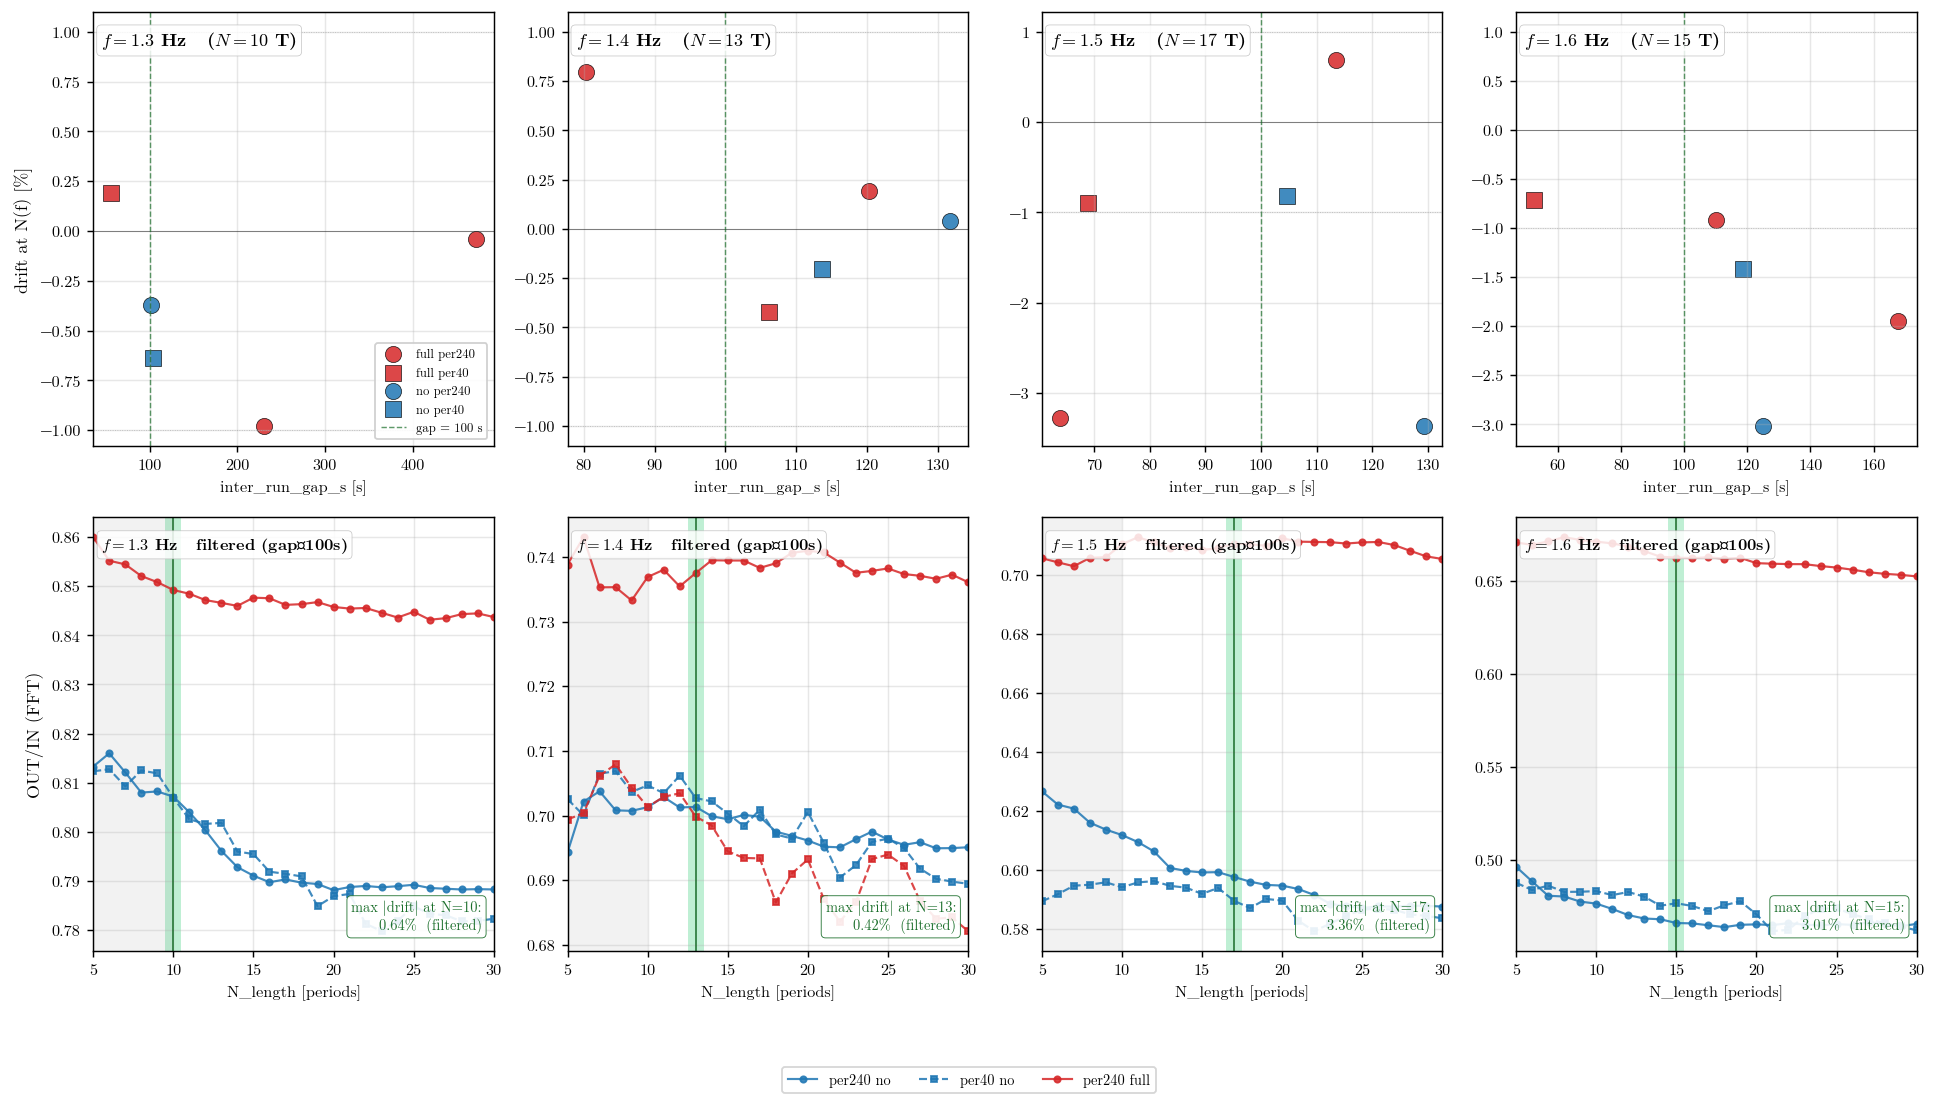

Write the Python code that produced this figure.
"""
Window stability proof — gap-filtered version.
================================================

Companion to `window_stability_proof.py`. That figure showed drift at
chosen N(f) per (f, wind, run_type) aggregated across all canonical
runs. At 1.5 and 1.6 Hz the per240 nowind cell drifted by ~3 %, which
the user hypothesized was driven by insufficient inter-run wait time
(`inter_run_gap_s`).

This script tests that hypothesis directly:

  Top row    — drift-vs-gap scatter for all canonical runs, all 4 freqs.
               One point per run; x = inter_run_gap_s; y = drift at
               chosen N(f) relative to N=5–10 flat-region median.
               Colour by frequency, marker by (wind, run_type).

  Bottom row — same 4 stability panels as window_stability_proof.py,
               but with runs filtered to inter_run_gap_s >= GAP_MIN_S.
               Drift annotations recomputed on the filtered cohort.

If the user's hypothesis holds, the scatter shows |drift| dropping as
gap grows, and the filtered stability panels show drift collapsing
below ~1 % at every cell.

Outputs:
    analysis_scratch/window_stability_with_gap.pdf
    analysis_scratch/window_stability_with_gap.png
    analysis_scratch/window_stability_with_gap.csv

Run from repo root:
    /opt/anaconda3/envs/draumkvedet/bin/python analysis_scratch/window_stability_with_gap.py
"""

import sys
import warnings
from pathlib import Path

warnings.filterwarnings("ignore")

import numpy as np
import pandas as pd
import matplotlib

matplotlib.use("Agg")
import matplotlib.pyplot as plt

BASE = Path(__file__).resolve().parent.parent
sys.path.insert(0, str(BASE))

import os
os.chdir(BASE)

from wavescripts.improved_data_loader import load_analysis_data, load_processed_dfs
from wavescripts.plot_utils import apply_thesis_style, WIND_COLOR_MAP
from wavescripts.constants import c_group, HG

apply_thesis_style()

# ── Config ──────────────────────────────────────────────────────────────
FS                 = 250.0
FFT_BAND_HZ        = 0.05
THESIS_FREQS       = [1.3, 1.4, 1.5, 1.6]
TARGET_AMP         = 0.2
PER240_THRESHOLD_T = 50

IN_PROBES          = ["9373/170", "9373/340"]
OUT_PROBE          = "12400/250"
PROBE_R_M          = {"9373/170": 9.373, "9373/340": 9.373, "12400/250": 12.400}
TANK_DEPTH_M       = HG.TANK_DEPTH_M

N_OFFSET_FIXED     = 10
N_LENGTH_LOOKUP    = {1.3: 10, 1.4: 13, 1.5: 17, 1.6: 15}
N_LENGTH_RANGE     = list(range(5, 31))
FLAT_REGION_NS     = (5, 10)

# Gap filter — minimum inter-run gap in seconds for "well-rested"
GAP_MIN_S          = 100.0

# Frequency colours for the scatter
FREQ_COLOR = {1.3: "#1F77B4", 1.4: "#2CA02C", 1.5: "#FF7F0E", 1.6: "#D62728"}

PROCESSED_DIRS = [
    Path("waveprocessed/PROCESSED-20260326-ProbePos4_31_FPV_2-tett6roof-under9Mooring-height100-lowrange"),
    Path("waveprocessed/PROCESSED-20260327-ProbePos4_31_FPV_2-tett6roof-under9Mooring30-height100-lowrange"),
]

SCRATCH_DIR = Path(__file__).parent
OUT_PDF = SCRATCH_DIR / "window_stability_with_gap.pdf"
OUT_PNG = SCRATCH_DIR / "window_stability_with_gap.png"
OUT_CSV = SCRATCH_DIR / "window_stability_with_gap.csv"


# ── Helpers ─────────────────────────────────────────────────────────────
def fft_amp(seg, target_hz, fs=FS, band_hz=FFT_BAND_HZ):
    N = len(seg)
    if N < 4:
        return np.nan
    s = np.asarray(seg, dtype=float).copy()
    if np.isnan(s).any():
        idx = np.arange(N); good = ~np.isnan(s)
        if good.sum() < N * 0.9:
            return np.nan
        s = np.interp(idx, idx[good], s[good])
    freqs = np.fft.fftfreq(N, d=1.0 / fs)
    pos   = freqs > 0
    pos_f = freqs[pos]
    mask  = (pos_f >= target_hz - band_hz) & (pos_f <= target_hz + band_hz)
    if not mask.any():
        j = int(np.argmin(np.abs(pos_f - target_hz)))
    else:
        local = int(np.argmin(np.abs(pos_f[mask] - target_hz)))
        j = np.where(mask)[0][local]
    return float(2.0 * np.abs(np.fft.fft(s)[pos])[j] / N)


def get_eta(df, pos):
    for col in (f"eta_{pos}_interp", f"eta_{pos}"):
        if col in df.columns:
            return df[col].to_numpy(dtype=float)
    return None


def can_in(df):
    sigs = [get_eta(df, p) for p in IN_PROBES]
    sigs = [s for s in sigs if s is not None]
    if not sigs:
        return None
    nmin = min(len(s) for s in sigs)
    return np.nanmean(np.vstack([s[:nmin] for s in sigs]), axis=0)


def amp_window(sig, start_s, length_s, target_hz, fs=FS):
    s_idx = int(round(start_s * fs))
    e_idx = s_idx + int(round(length_s * fs))
    if s_idx < 0 or e_idx > len(sig):
        return np.nan
    return fft_amp(sig[s_idx:e_idx], target_hz)


# ── Load ────────────────────────────────────────────────────────────────
print("1. Loading meta + processed_dfs (canon March-2026 lowrange) …")
combined_meta, _, _, _ = load_analysis_data(*PROCESSED_DIRS, load_processed=False)
processed_dfs = load_processed_dfs(*PROCESSED_DIRS)
print(f"   meta: {len(combined_meta)} rows · processed_dfs: {len(processed_dfs)} runs")


def select_canon(target_freq):
    f_col = pd.to_numeric(combined_meta["WaveFrequencyInput [Hz]"], errors="coerce")
    a_col = pd.to_numeric(combined_meta["WaveAmplitudeInput [Volt]"], errors="coerce")
    mask = (
        np.isclose(f_col, target_freq, atol=0.02)
        & np.isclose(a_col, TARGET_AMP, atol=0.01)
        & (combined_meta["PanelCondition"] == "full")
        & (combined_meta["quality_flag"] == "ok")
    )
    sub = combined_meta[mask].copy()
    sub["N_input_periods"] = pd.to_numeric(sub["WavePeriodInput"], errors="coerce")
    sub["run_type"] = np.where(sub["N_input_periods"] >= PER240_THRESHOLD_T, "per240", "per40")
    return sub


# ── Sweep N_length per run, compute per-run drift at chosen N(f) ────────
print("\n2. Sweeping N_length per run + computing per-run drift …")
records_curve = []     # (run × N) rows for plot
records_drift = []     # one row per run for scatter

for f in THESIS_FREQS:
    sel = select_canon(f)
    Nc = N_LENGTH_LOOKUP[f]
    t_arr_in  = PROBE_R_M[IN_PROBES[0]]  / c_group(f, TANK_DEPTH_M)
    t_arr_out = PROBE_R_M[OUT_PROBE]     / c_group(f, TANK_DEPTH_M)
    start_in  = t_arr_in  + N_OFFSET_FIXED / f
    start_out = t_arr_out + N_OFFSET_FIXED / f

    for _, r in sel.iterrows():
        df = processed_dfs.get(r["path"])
        if df is None:
            continue
        sig_in  = can_in(df)
        sig_out = get_eta(df, OUT_PROBE)
        if sig_in is None or sig_out is None:
            continue

        # OUT/IN(N) curve for this run
        outin = {}
        for N in N_LENGTH_RANGE:
            length_s = N / f
            ai = amp_window(sig_in,  start_in,  length_s, f)
            ao = amp_window(sig_out, start_out, length_s, f)
            ratio = ao / ai if (np.isfinite(ai) and ai > 0) else np.nan
            outin[N] = ratio
            records_curve.append({
                "freq_hz":   f,
                "wind":      r["WindCondition"],
                "run_type":  r["run_type"],
                "path":      r["path"],
                "gap_s":     float(r.get("inter_run_gap_s", np.nan)),
                "N_length":  N,
                "OUT_IN":    ratio,
            })

        # Per-run drift at chosen N vs flat-region median
        flat_vals = [outin[k] for k in range(FLAT_REGION_NS[0], FLAT_REGION_NS[1] + 1)
                     if np.isfinite(outin.get(k, np.nan))]
        if not flat_vals:
            continue
        ref = float(np.median(flat_vals))
        chosen = outin.get(Nc, np.nan)
        if not np.isfinite(chosen) or ref == 0:
            continue
        drift_pct = (chosen - ref) / ref * 100.0
        records_drift.append({
            "freq_hz":   f,
            "wind":      r["WindCondition"],
            "run_type":  r["run_type"],
            "path":      r["path"],
            "gap_s":     float(r.get("inter_run_gap_s", np.nan)),
            "N_chosen":  Nc,
            "ref":       ref,
            "val":       float(chosen),
            "drift_pct": drift_pct,
        })

curve_df = pd.DataFrame(records_curve)
drift_df = pd.DataFrame(records_drift)
print(f"   {len(curve_df)} (run × N) sweep points; {len(drift_df)} per-run drift values")


# ── Aggregate per (f, wind, run_type, N) — ALL runs vs FILTERED ─────────
def agg_per_cond(df_in):
    return df_in.groupby(["freq_hz", "wind", "run_type", "N_length"]).agg(
        OUT_IN_med=("OUT_IN", "median"),
        OUT_IN_std=("OUT_IN", "std"),
        n=("OUT_IN", "size"),
    ).reset_index()


agg_all      = agg_per_cond(curve_df)
filtered     = curve_df[curve_df["gap_s"] >= GAP_MIN_S]
agg_filtered = agg_per_cond(filtered)

print(f"\n3. Filtering at gap >= {GAP_MIN_S} s …")
print(f"   ALL runs:      {curve_df['path'].nunique()} runs")
print(f"   FILTERED runs: {filtered['path'].nunique()} runs")
dropped_runs = set(curve_df["path"].unique()) - set(filtered["path"].unique())
print(f"   Dropped {len(dropped_runs)} runs with gap < {GAP_MIN_S} s")


# ── Drift recompute on FILTERED cohort ─────────────────────────────────
print("\n4. Drift on filtered cohort:")
print(f"  {'f':<5} {'wind':<5} {'run_type':<8} {'N':<4} {'all':<10} {'filtered':<10} {'n_filt':<6}")
print("  " + "─" * 60)

drift_summary = []
for f in THESIS_FREQS:
    Nc = N_LENGTH_LOOKUP[f]
    for wind in ("no", "full"):
        for rt in ("per240", "per40"):
            for label, agg in [("all", agg_all), ("filt", agg_filtered)]:
                sub = agg[(agg["freq_hz"] == f)
                          & (agg["wind"] == wind)
                          & (agg["run_type"] == rt)]
                if sub.empty:
                    continue
                flat = sub[(sub["N_length"] >= FLAT_REGION_NS[0])
                           & (sub["N_length"] <= FLAT_REGION_NS[1])]
                if flat.empty:
                    continue
                ref = float(flat["OUT_IN_med"].median())
                row = sub[sub["N_length"] == Nc]
                if row.empty:
                    continue
                val = float(row["OUT_IN_med"].iloc[0])
                if not np.isfinite(ref) or ref == 0:
                    continue
                drift_pct = (val - ref) / ref * 100.0
                n_filt = int(row["n"].iloc[0])
                drift_summary.append({
                    "f": f, "wind": wind, "rt": rt, "N": Nc,
                    "label": label, "drift_pct": drift_pct, "n": n_filt,
                })
            # Print one combined row per (f, wind, rt)
            row_all  = next((d for d in drift_summary
                             if d["f"] == f and d["wind"] == wind
                             and d["rt"] == rt and d["label"] == "all"), None)
            row_filt = next((d for d in drift_summary
                             if d["f"] == f and d["wind"] == wind
                             and d["rt"] == rt and d["label"] == "filt"), None)
            if row_all is None:
                continue
            d_all  = row_all["drift_pct"]
            d_filt = row_filt["drift_pct"] if row_filt else np.nan
            n_filt = row_filt["n"] if row_filt else 0
            print(f"  {f:<5.1f} {wind:<5} {rt:<8} N={Nc:<4} "
                  f"{d_all:+7.3f}%   {d_filt:+7.3f}%   {n_filt:<6}")


# ── Plot — 2 rows × 4 cols ──────────────────────────────────────────────
print("\n5. Plotting …")
fig, axes = plt.subplots(2, 4, figsize=(15, 8.5))

# === Row 0: drift vs gap scatter, one panel per frequency ===
for ax, f in zip(axes[0], THESIS_FREQS):
    sub = drift_df[drift_df["freq_hz"] == f]
    Nc = N_LENGTH_LOOKUP[f]
    for (wind, rt), sg in sub.groupby(["wind", "run_type"]):
        marker = {"per240": "o", "per40": "s"}[rt]
        color  = WIND_COLOR_MAP[wind]
        ax.scatter(sg["gap_s"], sg["drift_pct"],
                   marker=marker, s=80, color=color, edgecolor="black",
                   lw=0.4, alpha=0.85,
                   label=f"{wind} {rt}")
    ax.axhline(0, color="black", lw=0.5, alpha=0.5)
    ax.axhline(+1.0, color="#aaa", lw=0.5, ls=":", alpha=0.7)
    ax.axhline(-1.0, color="#aaa", lw=0.5, ls=":", alpha=0.7)
    ax.axvline(GAP_MIN_S, color="#1A6E2A", lw=0.8, ls="--", alpha=0.7,
               label=f"gap = {GAP_MIN_S:.0f} s")
    ax.set_xlabel("inter_run_gap_s [s]", fontsize=9)
    ax.grid(True, alpha=0.3)
    ax.text(0.02, 0.96, f"$f = {f}$ Hz   ($N = {Nc}$ T)",
            transform=ax.transAxes, ha="left", va="top",
            fontsize=10, fontweight="bold",
            bbox=dict(boxstyle="round,pad=0.25", fc="white",
                      ec="#bbb", alpha=0.85, lw=0.4))
    if ax is axes[0][0]:
        ax.set_ylabel("drift at N(f) [%]", fontsize=10)

axes[0][0].legend(fontsize=7, loc="lower right", framealpha=0.9, ncol=1)

# === Row 1: stability panels (filtered cohort) ===
for ax, f in zip(axes[1], THESIS_FREQS):
    Nc = N_LENGTH_LOOKUP[f]
    sub = agg_filtered[agg_filtered["freq_hz"] == f]

    for wind in ("no", "full"):
        for rt, ls, marker in [("per240", "-", "o"), ("per40", "--", "s")]:
            sw = sub[(sub["wind"] == wind) & (sub["run_type"] == rt)].sort_values("N_length")
            if sw.empty:
                continue
            color = WIND_COLOR_MAP[wind]
            ax.plot(sw["N_length"], sw["OUT_IN_med"],
                    color=color, ls=ls, marker=marker, ms=3.5,
                    lw=1.2, alpha=0.85,
                    label=f"{rt} {wind}")

    ax.axvspan(Nc - 0.5, Nc + 0.5, color="#2ECC71", alpha=0.30, lw=0)
    ax.axvline(Nc, color="#1A6E2A", lw=1.0, ls="-", alpha=0.85)
    ax.axvspan(FLAT_REGION_NS[0], FLAT_REGION_NS[1],
               color="#888", alpha=0.10, lw=0)

    # Drift annotation — biggest |drift| across filtered cohort
    drifts_here = [d["drift_pct"] for d in drift_summary
                   if d["f"] == f and d["label"] == "filt"]
    if drifts_here:
        max_drift = max(abs(d) for d in drifts_here)
        ax.text(0.97, 0.04,
                f"max |drift| at N={Nc}:\n{max_drift:.2f}%  (filtered)",
                transform=ax.transAxes, ha="right", va="bottom",
                fontsize=8, color="#1A6E2A",
                bbox=dict(boxstyle="round,pad=0.3", fc="white",
                          ec="#1A6E2A", alpha=0.9, lw=0.5))

    ax.set_xlim(min(N_LENGTH_RANGE), max(N_LENGTH_RANGE))
    ax.set_xlabel("N_length [periods]", fontsize=9)
    ax.grid(True, alpha=0.3)
    ax.text(0.02, 0.96, f"$f = {f}$ Hz   filtered (gap≥{GAP_MIN_S:.0f}s)",
            transform=ax.transAxes, ha="left", va="top",
            fontsize=9, fontweight="bold",
            bbox=dict(boxstyle="round,pad=0.25", fc="white",
                      ec="#bbb", alpha=0.85, lw=0.4))
    if ax is axes[1][0]:
        ax.set_ylabel("OUT/IN (FFT)", fontsize=10)

# Single legend at the bottom for row 1
hlist, llist = axes[1][-1].get_legend_handles_labels()
seen, h_uniq, l_uniq = set(), [], []
for h, l in zip(hlist, llist):
    if l in seen:
        continue
    seen.add(l)
    h_uniq.append(h); l_uniq.append(l)
fig.legend(h_uniq, l_uniq, loc="lower center", ncol=4,
           fontsize=8, bbox_to_anchor=(0.5, -0.02), frameon=True)

fig.suptitle("", fontsize=11)
fig.tight_layout(rect=[0, 0.05, 1, 1])
fig.savefig(OUT_PDF, bbox_inches="tight")
fig.savefig(OUT_PNG, dpi=130, bbox_inches="tight")
plt.close(fig)
print(f"   saved → {OUT_PDF.relative_to(BASE)}")
print(f"          {OUT_PNG.relative_to(BASE)}")


# ── CSV ────────────────────────────────────────────────────────────────
drift_df.to_csv(OUT_CSV, index=False)
print(f"   CSV → {OUT_CSV.relative_to(BASE)}")

# Headlines
print("\n6. Headlines:")
print("   ALL runs:")
all_drifts = [d["drift_pct"] for d in drift_summary if d["label"] == "all"]
print(f"     median |drift| = {np.median(np.abs(all_drifts)):.3f}%")
print(f"     max    |drift| = {np.max(np.abs(all_drifts)):.3f}%")
print(f"   FILTERED (gap >= {GAP_MIN_S}s):")
filt_drifts = [d["drift_pct"] for d in drift_summary if d["label"] == "filt"]
print(f"     median |drift| = {np.median(np.abs(filt_drifts)):.3f}%")
print(f"     max    |drift| = {np.max(np.abs(filt_drifts)):.3f}%")

print("\nDone.")
